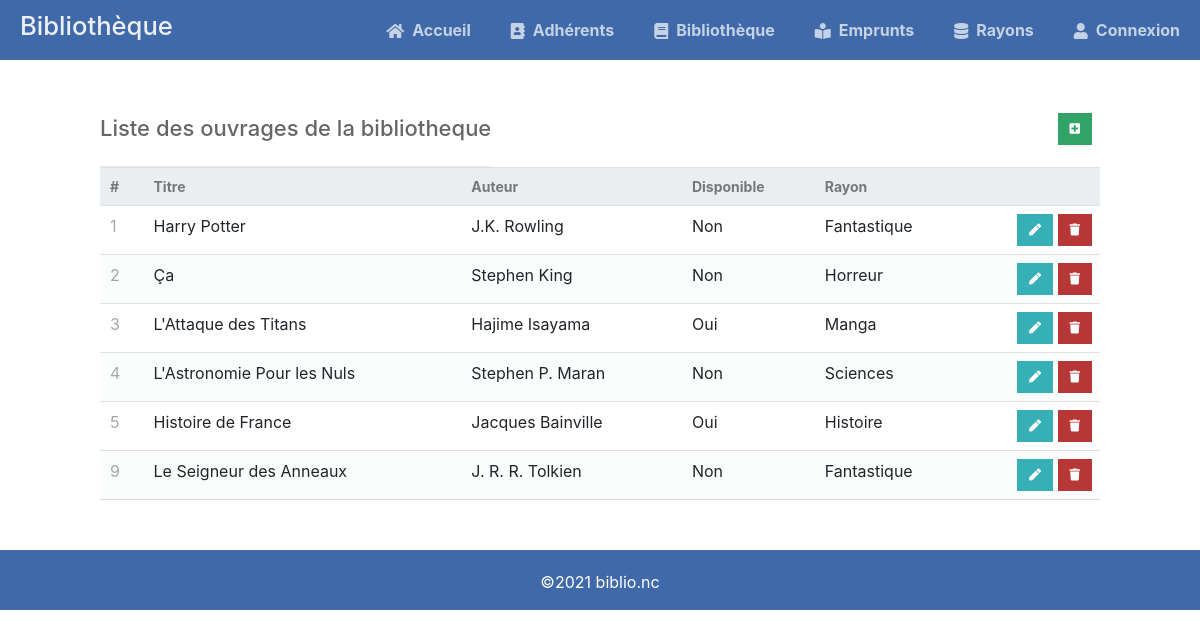
The page /livre-read.php on the database its author committed.
### tables this page shows
CREATE TABLE `livre` (
  `id` int(11) NOT NULL,
  `titre` varchar(255) NOT NULL,
  `auteur` varchar(100) NOT NULL,
  `disponible` tinyint(1) NOT NULL,
  `id_rayon` int(11) NOT NULL
);

CREATE TABLE `rayon` (
  `id` int(11) NOT NULL,
  `nom` varchar(255) NOT NULL,
  `reference` varchar(100) NOT NULL
);

### livre-read.php (the view, shortened to what this page needs)
<?php
    include 'functions_custom.php';
    $pdo = pdo_connect_mysql();
    $pdo_stmt = $pdo->prepare(' SELECT  livre.id,
                                        livre.titre,
                                        livre.auteur,
                                        livre.disponible,
                                        rayon.nom
                                FROM    livre
                                LEFT JOIN rayon
                                ON      livre.id_rayon = rayon.id');
    $pdo_stmt->execute();
    $livres = $pdo_stmt->fetchAll(PDO::FETCH_ASSOC);
?>
<?php echo template_header('Livre/Read'); ?>
    <div class="content read">
        <div><h2>Liste des ouvrages de la bibliotheque</h2>
        <span><a href="livre-create.php" class="add"><i class="fas fa-plus-square fa-xs"></i></a></span></div>
        <table class="table">
            <thead>
                <tr>
                    <td>#</td>
                    <td>Titre</td>
                    <td>Auteur</td>
                    <td>Disponible</td>
                    <td>Rayon</td>
                    <td></td>
                </tr>
            </thead>
            <tbody>
                <?php foreach ($livres as $livre) : ?>
                <tr>
                    <td><?php echo $livre["id"] ?></td>
                    <td><?php echo $livre["titre"] ?></td>
                    <td><?php echo $livre["auteur"] ?></td>
                    <td>
                        <?php
                            if ($livre["disponible"] == 1) : echo "Oui";
                            else : echo "Non";
                            endif;
                        ?>
                    </td>
                    <td><?php echo $livre["nom"] ?></td>
                    <td class="actions">
                        <a href="livre-update.php?id=<?php echo $livre["id"] ?>" class="edit"><i class="fas fa-pen fa-xs"></i></a>
                        <a href="livre-delete.php?id=<?php echo $livre["id"] ?>" class="trash"><i class="fas fa-trash fa-xs"></i></a>
                    </td>
                </tr>
                <?php endforeach; ?>
            </tbody>
        </table>
    </div>
<?php echo template_footer(); ?>

### style.css (style rules this page uses)
* { box-sizing: border-box; font-family: -apple-system, BlinkMacSystemFont, 'segoe ui', roboto, oxygen, ubuntu, cantarell, 'fira sans', 'droid sans', 'helvetica neue', Arial, sans-serif; font-size: 16px; -webkit-font-smoothing: antialiased; -moz-osx-font-smoothing: grayscale; }
body { background-color: #ffffff; margin: 0; }
.content { width: 1000px; margin: 0 auto; }
.content h2 { margin: 0; padding: 25px 0; font-size: 22px; border-bottom: 1px solid #ebebeb; color: #666666; }
.read table { width: 100%; padding-top: 30px; border-collapse: collapse; }
.read table thead { background-color: #ebeef1; border-bottom: 1px solid #d3dae0; }
.read table thead td { padding: 10px; font-weight: bold; color: #767779; font-size: 14px; }
.read table tbody tr { border-bottom: 1px solid #d3dae0; }
.read table tbody tr:nth-child(even) { background-color: #fbfcfc; }
.read table tbody tr td { padding: 10px; }
.read table tbody tr td:nth-child(1) { color: #a5a7a9; }
.read table tbody tr td.actions { padding: 8px; text-align: right; }
.read table tbody tr td.actions .edit, .read table tbody tr td.actions .trash { display: inline-flex; text-align: right; text-decoration: none; color: #ffffff; padding: 10px 12px; }
.read table tbody tr td.actions .trash { background-color: #b73737; }
.read table tbody tr td.actions .edit { background-color: #37afb7; }
.read .add { display: inline-flex; text-align: flex-end; text-decoration: none; color: #ffffff; padding: 10px 12px; background-color: #32a367; margin-right: 8px; }
.read > div:first-child { display: flex; justify-content: space-between; align-items: center; margin-top: 30px; }

### rows shown on the page
livre: id "1", titre "Harry Potter", auteur "J.K. Rowling", disponible "Non", id_rayon.nom "Fantastique"
livre: id "2", titre "Ça", auteur "Stephen King", disponible "Non", id_rayon.nom "Horreur"
livre: id "3", titre "L'Attaque des Titans", auteur "Hajime Isayama", disponible "Oui", id_rayon.nom "Manga"
livre: id "4", titre "L'Astronomie Pour les Nuls", auteur "Stephen P. Maran", disponible "Non", id_rayon.nom "Sciences"
livre: id "5", titre "Histoire de France", auteur "Jacques Bainville", disponible "Oui", id_rayon.nom "Histoire"
livre: id "9", titre "Le Seigneur des Anneaux", auteur "J. R. R. Tolkien", disponible "Non", id_rayon.nom "Fantastique"
